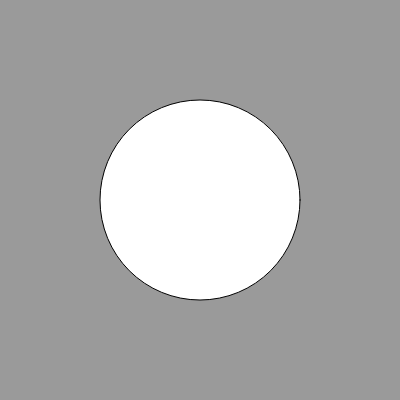
Frame 1 (no input)
Frame 60 (no input): identical to frame 1, image omitted
Frame 120 (the mouse pressed at the canvas centre since frame 60): blank canvas, image omitted

The p5.js sketch that drew this single still picture (run headless with seeded random() and noise() and a simulated clock; from frame 60 on, the mouse is pressed at the canvas centre):

// p5.js sketch
// ── sketch.js
function setup() {
  createCanvas(400, 400);
}

function draw() {
  background(154);
  if (mouseX < 200){
    ellipse(200,200,200,200)
  }
  else if(mouseX > 200){
    rect(100,100,200,200)
}
}
